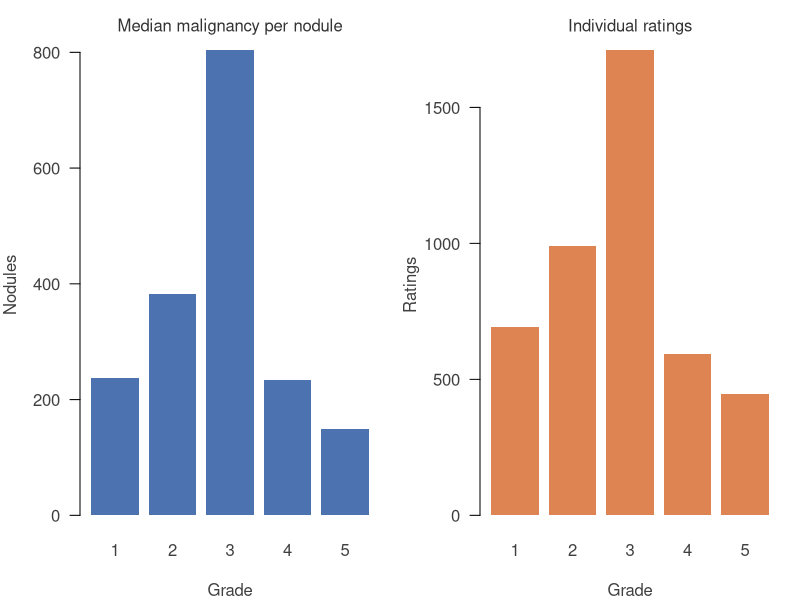

Reproduce this figure in R.
# Run from the repository root:
#   Rscript codes/plots/data-description/mal-distribution.R

nod <- read.csv("data/processed/nodules_train_trimmed.csv", stringsAsFactors = FALSE)

BLUE <- "#4c72b0"; ORANGE <- "#dd8452"
GRADES <- c("1", "2", "3", "4", "5")

med_tab <- table(factor(nod$mal_median, levels = 1:5))
all_tab <- table(factor(unlist(nod[paste0("R", 1:4)]), levels = 1:5))

pdf("codes/plots/data-description/mal-distribution.pdf", width = 9, height = 3.8)
par(mfrow = c(1, 2), mar = c(4, 4, 2.5, 1), las = 1, col.axis = "gray25", col.lab = "gray25", font.main = 1, cex.main = 1, col.main = "gray20")
barplot(med_tab, col = BLUE, border = NA, names.arg = GRADES,
        main = "Median malignancy per nodule", xlab = "Grade", ylab = "Nodules")
barplot(all_tab, col = ORANGE, border = NA, names.arg = GRADES,
        main = "Individual ratings", xlab = "Grade", ylab = "Ratings")
invisible(dev.off())
